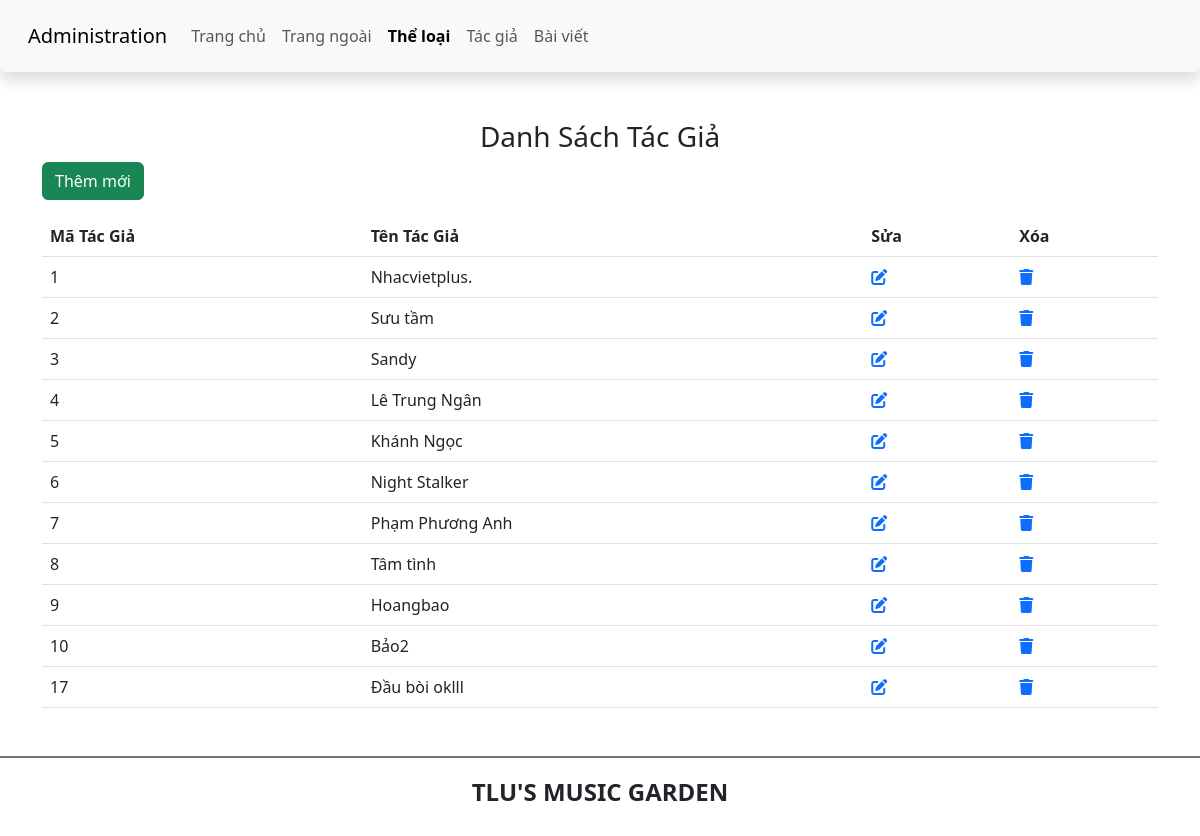
The page /index.php?controller=author&action=index (signed in) on the database its author committed.
### tables this page shows
CREATE TABLE `tacgia` (
  `ma_tgia` int(10) UNSIGNED NOT NULL,
  `ten_tgia` varchar(100) NOT NULL,
  `hinh_tgia` varchar(100) DEFAULT NULL
);

### app/controllers/AuthorController.php (called while the page is built, shortened)
<?php
require_once("./app/models/AuthorModel.php");
require_once("./app/services/AuthorService.php");
class AuthorController {
    private $authorService;
    public function __construct() {
        $this->authorService = new AuthorService();
    }
    public function index() {
        $authors = $this->authorService->getAllAuthors();
        include("./app/views/author/list_author.php");
    }
}
?>

### configs/DBConnection.php (called while the page is built)
<?php
class DBConnection {
    private $conn = null;
    public function __construct() {
        try {
            $this->conn = new PDO('mysql:host=localhost;dbname=BTTH01_CSE485;port=3306', 'root', '');
            $this->conn->setAttribute(PDO::ATTR_ERRMODE, PDO::ERRMODE_EXCEPTION);
        } catch (PDOException $e) {
            die("Kết nối thất bại: " . $e->getMessage());
        }
    }
    public function getConnection() {
        return $this->conn;
    }
}

### app/services/AuthorService.php (called while the page is built, shortened)
<?php
require_once("./configs/DBConnection.php");
require_once("./app/models/AuthorModel.php");
class AuthorService {
    private $dbConnection;
    public function __construct() {
        $this->dbConnection = new DBConnection();
    }
    public function getAllAuthors() {
        $sql = "SELECT ma_tgia, ten_tgia FROM tacgia";
        $stmt = $this->dbConnection->getConnection()->query($sql);
        $authors = [];
        while ($row = $stmt->fetch(PDO::FETCH_ASSOC)) {
            $author = new AuthorModel(
                $row['ma_tgia'],
                $row['ten_tgia']
            );
            $authors[] = $author;
        }
        return $authors;
    }
}
?>

### app/models/AuthorModel.php (called while the page is built)
<?php
class AuthorModel {
    private $ma_tgia;
    public $ten_tgia;
    public function __construct($ma_tgia, $ten_tgia) {
        $this->ma_tgia = $ma_tgia;
        $this->ten_tgia = $ten_tgia;
    }
    public function getMaTgia() {
        return $this->ma_tgia;
    }
    public function getTenTgia() {
        return $this->ten_tgia;
    }
}
?>

### app/views/author/list_author.php (the view, shortened to what this page needs)
<!DOCTYPE html>
<html lang="en">
<head>
    <link href="https://cdn.jsdelivr.net/npm/bootstrap@5.3.0-alpha1/dist/css/bootstrap.min.css" rel="stylesheet">
    <link rel="stylesheet" href="https://cdnjs.cloudflare.com/ajax/libs/font-awesome/6.3.0/css/all.min.css" />
</head>
<body>
    <?php include './app/views/layout/header_indexview.php'; ?>
    <main class="container mt-5 mb-5">
        <h3 class="text-center">Danh Sách Tác Giả</h3>
        <a href="index.php?controller=author&action=create" class="btn btn-success">Thêm mới</a>
        <table class="table mt-3">
            <thead>
                <tr>
                    <th scope="col">Mã Tác Giả</th>
                    <th scope="col">Tên Tác Giả</th>
                    <th>Sửa</th>
                    <th>Xóa</th>
                </tr>
            </thead>
            <tbody>
                <?php if (!empty($authors)) {
                    foreach ($authors as $author) { ?>
                        <tr>
                            <td><?php echo htmlspecialchars($author->getMaTgia()); ?></td>
                            <td><?php echo htmlspecialchars($author->getTenTgia()); ?></td>
                            <td>
                                <a href="?controller=author&action=edit&id=<?= htmlspecialchars($author->getMaTgia()) ?>">
                                    <i class="fa-solid fa-pen-to-square"></i>
                                </a>
                            </td>
                            <td>
                                <a onclick="return confirm('Bạn có muốn xóa tác giả này không?');" href="index.php?controller=author&action=delete&id=<?= htmlspecialchars($author->getMaTgia()) ?>">
                                    <i class="fa-solid fa-trash"></i>
                                </a>
                            </td>
                        </tr>
                <?php }
                } else {
                    echo "<tr><td colspan='4' class='text-center'>Chưa có tác giả nào!</td></tr>";
                } ?>
            </tbody>
        </table>
    </main>
    <?php include './app/views/layout/footer_indexview.php'; ?>
</body>
</html>

### rows shown on the page
tacgia: ma_tgia "1", ten_tgia "Nhacvietplus."
tacgia: ma_tgia "2", ten_tgia "Sưu tầm"
tacgia: ma_tgia "3", ten_tgia "Sandy"
tacgia: ma_tgia "4", ten_tgia "Lê Trung Ngân"
tacgia: ma_tgia "5", ten_tgia "Khánh Ngọc"
tacgia: ma_tgia "6", ten_tgia "Night Stalker"
tacgia: ma_tgia "7", ten_tgia "Phạm Phương Anh"
tacgia: ma_tgia "8", ten_tgia "Tâm tình"
tacgia: ma_tgia "9", ten_tgia "Hoangbao"
tacgia: ma_tgia "10", ten_tgia "Bảo2"
tacgia: ma_tgia "17", ten_tgia "Đầu bòi oklll"
